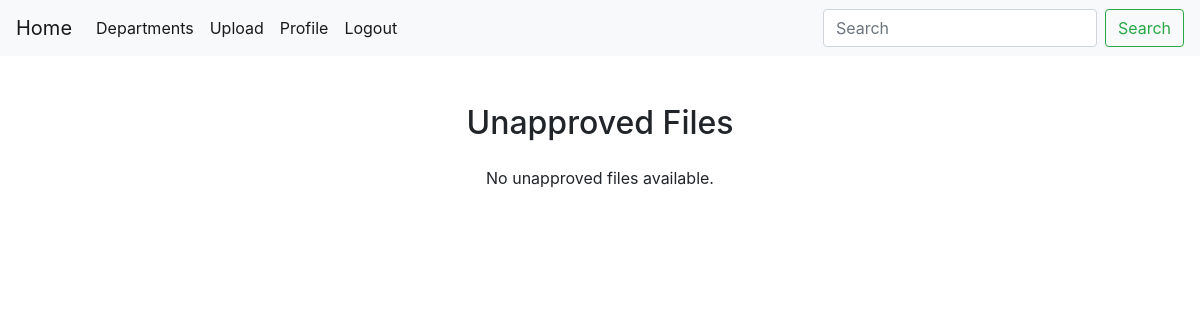
Page /approve_requests/ (signed in) on the earlier database version.
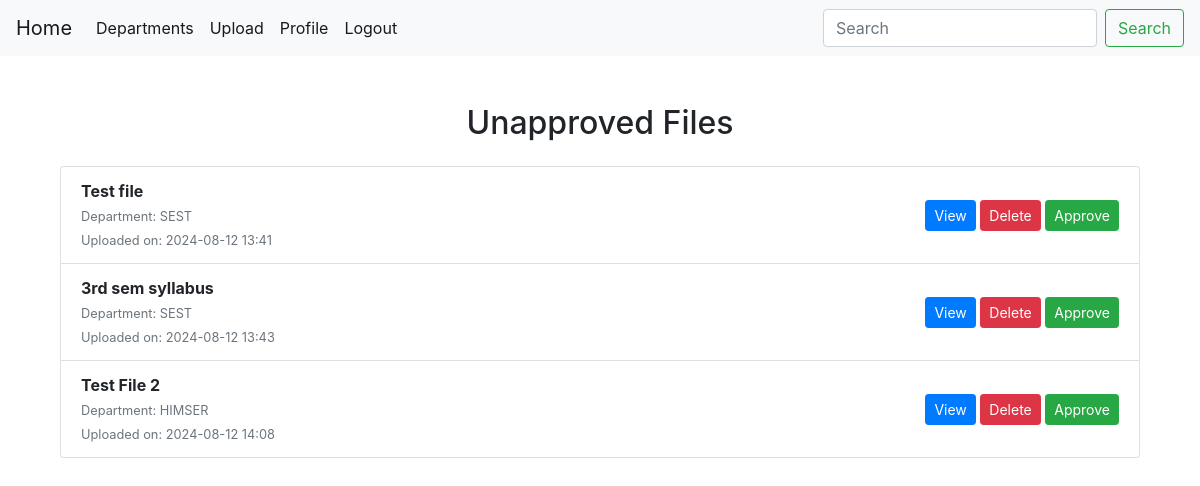
Same page on the later database version.
### library/models.py (models this page shows, shortened)
class File(models.Model):
        file_name = models.CharField(max_length=255)
        file_department = models.CharField(max_length=255)
        file_path = models.FileField(upload_to='uploads/')
        file_status = models.BooleanField(default=False)
        uploaded_by = models.ForeignKey(User, on_delete=models.CASCADE)
        uploaded_at = models.DateTimeField(auto_now_add=True)

### library/views.py (the view)
# urls.py: path("approve_requests/", views.file_approve_requests, name='library_approve_requests'),
@login_required
def file_approve_requests(request):
    user = request.user
    if not user.is_staff:
        messages.info(request, "You do not have access!")
        return redirect('library_home')
    unapproved_files = File.objects.filter(file_status=False)
    return render(request, 'library/requests.html', {'unapproved_files': unapproved_files})

### library/templates/library/requests.html (shortened to what this page needs)
{% extends "library/base.html" %}
{% block content %}
<div class="container my-5">
    <h2 class="text-center mb-4">Unapproved Files</h2>
    {% if unapproved_files %}
        <ul class="list-group">
            {% for file in unapproved_files %}
                <li class="list-group-item d-flex justify-content-between align-items-center">
                    <div>
                        <strong>{{ file.file_name }}</strong><br>
                        <small class="text-muted">Department: {{ file.file_department }}</small><br>
                        <small class="text-muted">Uploaded on: {{ file.uploaded_at|date:"Y-m-d H:i" }}</small>
                    </div>
                    <div>
                        <a href="{{ file.file_path.url }}" class="btn btn-primary btn-sm me-2">View</a>
                        <a href="#" class="btn btn-danger btn-sm me-2">Delete</a>
                        <a href="{% url 'library_approve_file' file.id %}" class="btn btn-success btn-sm">Approve</a>
                    </div>
                </li>
            {% endfor %}
        </ul>
    {% else %}
        <p class="text-center">No unapproved files available.</p>
    {% endif %}
</div>
{% endblock %}

Differences in the rows shown:
added File: file_name "Test file", file_department "SEST", uploaded_at "2024-08-12 13:41"
added File: file_name "3rd sem syllabus", file_department "SEST", uploaded_at "2024-08-12 13:43"
added File: file_name "Test File 2", file_department "HIMSER", uploaded_at "2024-08-12 14:08"
Other differences:
text no longer shown: "No unapproved files available."
